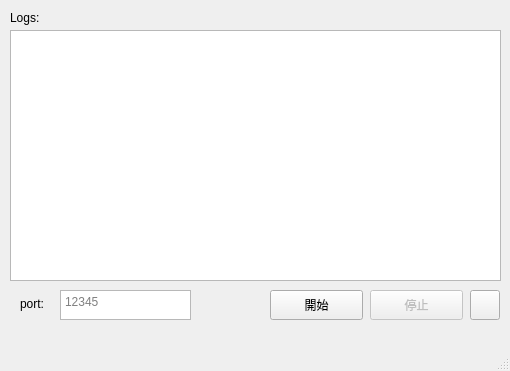
<?xml version="1.0" encoding="UTF-8"?>
<ui version="4.0">
 <class>MainWindow</class>
 <widget class="QMainWindow" name="MainWindow">
  <property name="geometry">
   <rect>
    <x>0</x>
    <y>0</y>
    <width>510</width>
    <height>371</height>
   </rect>
  </property>
  <property name="sizePolicy">
   <sizepolicy hsizetype="Fixed" vsizetype="Fixed">
    <horstretch>0</horstretch>
    <verstretch>0</verstretch>
   </sizepolicy>
  </property>
  <property name="baseSize">
   <size>
    <width>512</width>
    <height>376</height>
   </size>
  </property>
  <property name="windowTitle">
   <string>server</string>
  </property>
  <widget class="QWidget" name="centralwidget">
   <property name="sizePolicy">
    <sizepolicy hsizetype="Expanding" vsizetype="Expanding">
     <horstretch>0</horstretch>
     <verstretch>0</verstretch>
    </sizepolicy>
   </property>
   <widget class="QLabel" name="label">
    <property name="geometry">
     <rect>
      <x>10</x>
      <y>10</y>
      <width>58</width>
      <height>15</height>
     </rect>
    </property>
    <property name="text">
     <string>Logs:</string>
    </property>
   </widget>
   <widget class="QPlainTextEdit" name="logs">
    <property name="geometry">
     <rect>
      <x>10</x>
      <y>30</y>
      <width>491</width>
      <height>251</height>
     </rect>
    </property>
    <property name="contextMenuPolicy">
     <enum>Qt::CustomContextMenu</enum>
    </property>
    <property name="statusTip">
     <string>目前伺服器的紀錄</string>
    </property>
    <property name="sizeAdjustPolicy">
     <enum>QAbstractScrollArea::AdjustToContents</enum>
    </property>
    <property name="readOnly">
     <bool>true</bool>
    </property>
    <property name="textInteractionFlags">
     <set>Qt::TextBrowserInteraction</set>
    </property>
   </widget>
   <widget class="QLabel" name="label_2">
    <property name="geometry">
     <rect>
      <x>20</x>
      <y>296</y>
      <width>58</width>
      <height>15</height>
     </rect>
    </property>
    <property name="text">
     <string>port:</string>
    </property>
   </widget>
   <widget class="QTextEdit" name="port_textedit">
    <property name="enabled">
     <bool>true</bool>
    </property>
    <property name="geometry">
     <rect>
      <x>60</x>
      <y>290</y>
      <width>131</width>
      <height>30</height>
     </rect>
    </property>
    <property name="statusTip">
     <string>輸入要開啟的port</string>
    </property>
    <property name="placeholderText">
     <string>12345</string>
    </property>
   </widget>
   <widget class="QPushButton" name="start_button">
    <property name="geometry">
     <rect>
      <x>270</x>
      <y>290</y>
      <width>93</width>
      <height>30</height>
     </rect>
    </property>
    <property name="text">
     <string>開始</string>
    </property>
   </widget>
   <widget class="QPushButton" name="stop_button">
    <property name="enabled">
     <bool>false</bool>
    </property>
    <property name="geometry">
     <rect>
      <x>370</x>
      <y>290</y>
      <width>93</width>
      <height>30</height>
     </rect>
    </property>
    <property name="text">
     <string>停止</string>
    </property>
   </widget>
   <widget class="QPushButton" name="about_button">
    <property name="geometry">
     <rect>
      <x>470</x>
      <y>290</y>
      <width>30</width>
      <height>30</height>
     </rect>
    </property>
    <property name="text">
     <string/>
    </property>
    <property name="icon">
     <iconset resource="icons.qrc">
      <normaloff>:/resource/question.png</normaloff>:/resource/question.png</iconset>
    </property>
   </widget>
  </widget>
  <widget class="QMenuBar" name="menubar">
   <property name="geometry">
    <rect>
     <x>0</x>
     <y>0</y>
     <width>510</width>
     <height>25</height>
    </rect>
   </property>
   <property name="nativeMenuBar">
    <bool>true</bool>
   </property>
  </widget>
  <widget class="QStatusBar" name="statusBar"/>
 </widget>
 <resources>
  <include location="icons.qrc"/>
 </resources>
 <connections/>
</ui>
